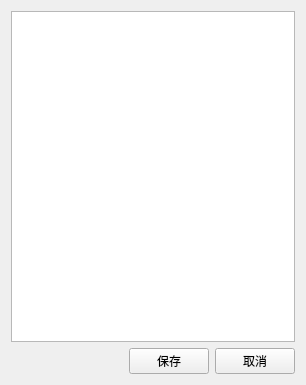
<?xml version="1.0" encoding="UTF-8"?>
<ui version="4.0">
 <class>Form</class>
 <widget class="QWidget" name="Form">
  <property name="geometry">
   <rect>
    <x>0</x>
    <y>0</y>
    <width>306</width>
    <height>385</height>
   </rect>
  </property>
  <property name="windowTitle">
   <string>Form</string>
  </property>
  <layout class="QGridLayout" name="gridLayout">
   <item row="1" column="3">
    <widget class="QPushButton" name="pushButton_2">
     <property name="text">
      <string>取消</string>
     </property>
    </widget>
   </item>
   <item row="0" column="0" colspan="4">
    <widget class="QTableView" name="tableView"/>
   </item>
   <item row="1" column="2">
    <widget class="QPushButton" name="pushButton">
     <property name="text">
      <string>保存</string>
     </property>
    </widget>
   </item>
  </layout>
 </widget>
 <resources/>
 <connections/>
</ui>
